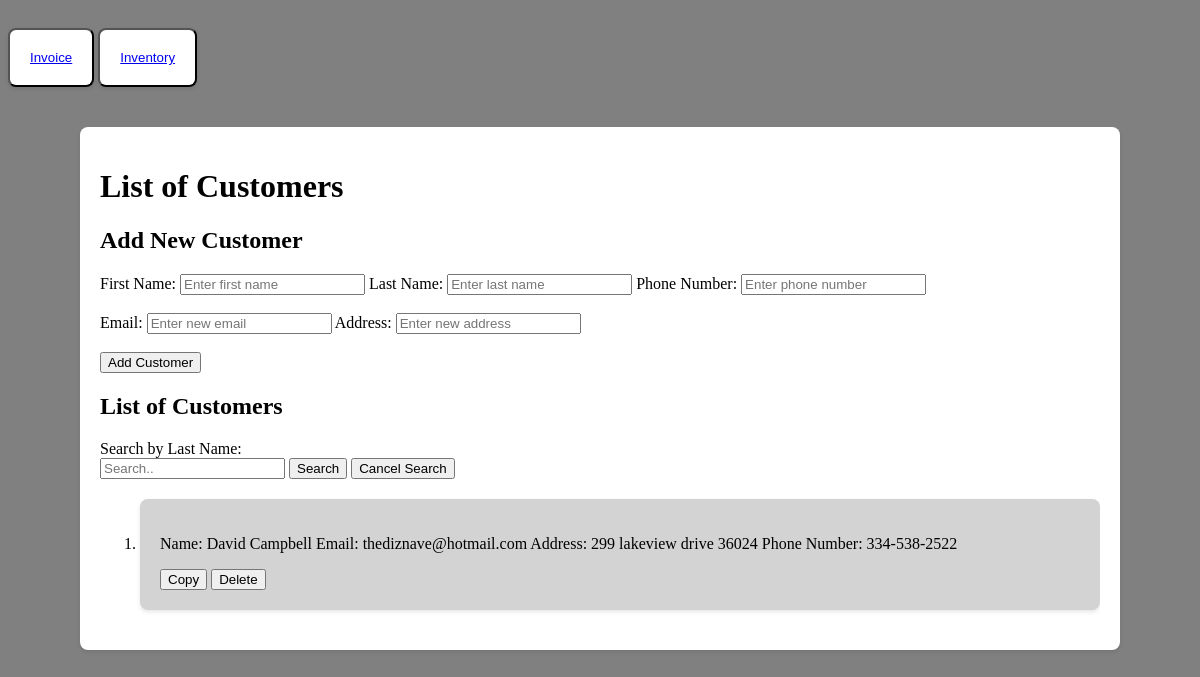
/customers, run on an earlier commit of the app's database.
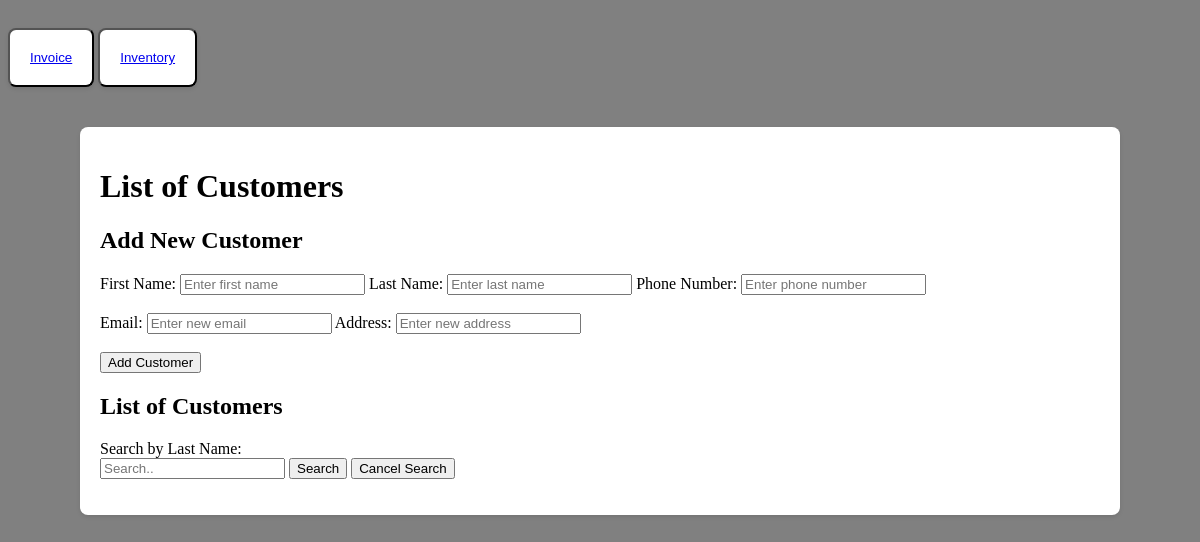
And on a later commit of the database.
### app.py (models this page shows, shortened)
class Customer(db.Model):
    id = db.Column(db.Integer, primary_key=True)
    first_name = db.Column(db.String(100), nullable=False)
    last_name = db.Column(db.String(100), nullable=False)
    email_address = db.Column(db.String(100), nullable=False)
    address = db.Column(db.String(100), nullable=False)
    phone_number = db.Column(db.String(20), nullable=False)

### app.py (the view)
@app.route('/customers')
def list_customers():
    customers = Customer.query.all()
    return render_template('customers.html', customers=customers)

### templates/customers.html (shortened to what this page needs)
<!DOCTYPE html>
<html lang="en">
<head>
    <link rel="stylesheet" href="{{ url_for('static', filename='css/customers.css')}}">
</head>
<body>
    <div class="navbar">
        <button id="nav"><a href='/'>Invoice</a></button>
        <button id="nav"><a href='inventory'>Inventory</a></button>
    </div>
    <div class="paper">
    <header>
        <h1>List of Customers</h1>
    </header>
    <main>
        <h2>Add New Customer</h2>
        <form action="{{ url_for('add_customer') }}" method="post">
            <label for="new_firstname">First Name:</label>
            <input type="text" id="new_firstname" name="new_firstname" placeholder="Enter first name">
            <label for="new_lastname">Last Name:</label>
            <input type="text" id="new_lastname" name="new_lastname" placeholder="Enter last name">
            <label for="new_phonenumber">Phone Number:</label>
            <input type="text" id="new_phonenumber" name="new_phonenumber" placeholder="Enter phone number"><br><br>
            <label for="new_email_address">Email:</label>
            <input type="text" id="new_email_address" name="new_email_address" placeholder="Enter new email">
            <label for="new_address">Address:</label>
            <input type="text" id="new_address" name="new_address" placeholder="Enter new address"><br><br>
            <button type="submit">Add Customer</button>
        </form>
        <h2>List of Customers</h2>
        <div class="customer-list-container">
            <form action="/search_customers" method="GET">
                <label for="search_lastname">Search by Last Name:</label><br>
                <input type="text" id="search_lastname" name="search_lastname" placeholder="Search..">
                <input type="submit" value="Search">
                <a href="/customers"><button type="button">Cancel Search</button></a>
            </form>
            <ol>
                {% for customer in customers %}
                <li class="customer_list">
                    <p>Name: {{ customer.first_name }} {{ customer.last_name }} Email: {{ customer.email_address }} Address: {{ customer.address }} Phone Number: {{ customer.phone_number }}</p>
                    <form action="{{ url_for('main_page') }}" method="post" style="display: inline;">
                        <button type="submit">Copy</button>
                    </form>
                    <form action="{{ url_for('delete_customer', customer_id=customer.id) }}" method="post" style="display: inline;">
                        <button type="submit">Delete</button>
                    </form>
                </li>
                {% endfor %}
            </ol>
        </div>
    </main>
</div>
</body>
</html>

What changed in the data, as far as the page shows it:
removed Customer: first_name "David", last_name "Campbell", email_address "thediznave@hotmail.com", address "299 lakeview drive 36024", phone_number "334-538-2522"
